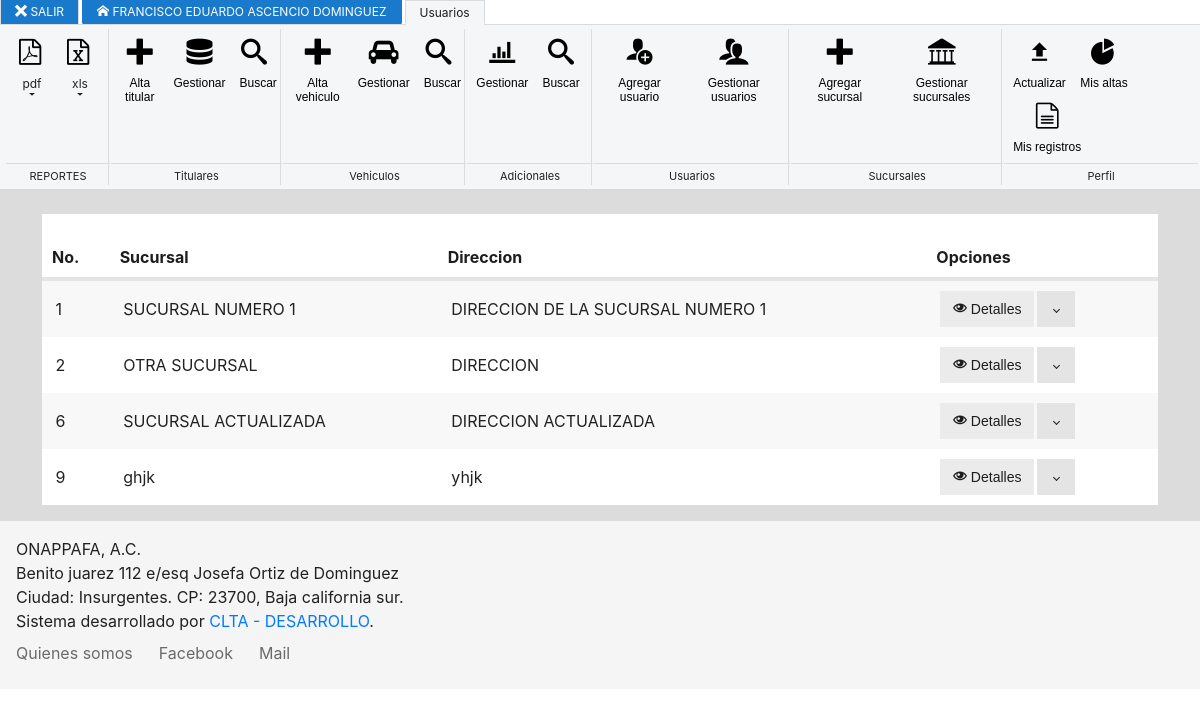
Page /gest_sucursales.php (signed in) on the earlier database version.
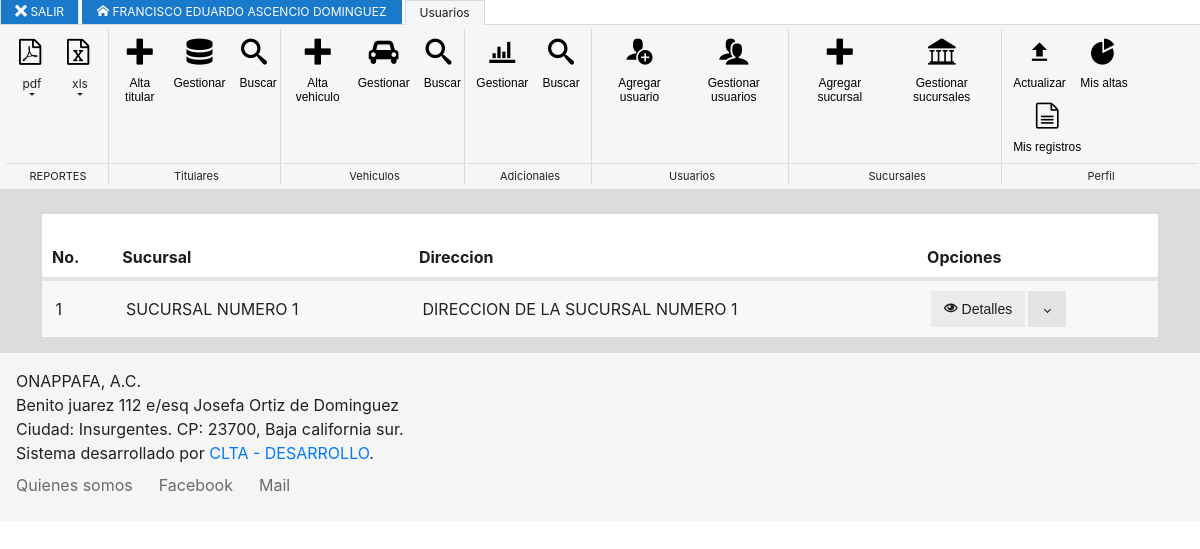
Same page on the later database version.
### tables this page shows
CREATE TABLE `sucursales` (
  `id` int(11) NOT NULL,
  `nombre` varchar(254) NOT NULL,
  `direccion` varchar(254) NOT NULL,
  `telefono` varchar(254) NOT NULL
);

### gest_sucursales.php (the view, shortened to what this page needs)
<? include 'func/header.php' ?>
<? require_once 'func/db.php' ?>
<br>
<div style="background-color: white;">
<br>
<table class="table striped">
    <thead>
    <tr>
        <th>No.</th>
        <th>Sucursal</th>
        <th>Direccion</th>
        <th>Opciones</th>
    </tr>
    </thead>
    <tbody>
    <?
    $conn = mysqli_connect($host,$user,$password,$db);
    $sql = "SELECT * FROM sucursales";
    $result = mysqli_query($conn,$sql);
    while($row = mysqli_fetch_array($result)){
    echo "
    <tr>
        <td>".$row[0]."</td>
        <td>".$row[1]."</td>
        <td>".$row[2]."</td>
        <td>".
        '<div class="split-button">
          <button class="button" onclick="Metro.dialog.open('."'#".$row[0]."'".')" ><span class="mif-eye"></span> Detalles</button>
          <button class="split dropdown-toggle"></button>
              <li><a onclick="Metro.dialog.open('."'#update".$row[0]."'".')"><span class="mif-pencil"></span> Editar</a></li>
              <li><a onclick="Metro.dialog.open('."'#delete".$row[0]."'".')"><span class="mif-bin"></span> Eliminar</a></li>
      </div>
      '."</td>
      <div class='dialog' data-role='dialog' id=".'delete'.$row[0].">
          <div class='dialog-title'>".'SUCURSAL: '."
          ".$row[1]."</div>
              <input  type='text' name='id' id='id' value=".'"'.$row[0].'"'." hidden>
      </div>
      <div class='dialog' data-role='dialog' id=".'update'.$row[0].">
            <div class='dialog-title'>".'USUARIO: '."
            ".$row[1]."</div>
                <input  type='text' name='id' id='id' value=".'"'.$row[0].'"'." hidden>
                <input  value=".'"'.$row[1].'"'." id=name name=name type=text  data-prepend=".'Nombre: '." placeholder=".'"Esciba nombre de sucursal"'." autofocus>
                <input  value=".'"'.$row[2].'"'." id=direccion name=direccion type=text  data-prepend=".'Direccion: '." placeholder=".'"Direccion sucursal"'." >
                <input  value=".'"'.$row[3].'"'." id=telefono name=telefono type=text  data-prepend=".'Telefono: '." placeholder=".'"Telfono de sucursal"'." >
        </div>
        <div class='dialog' data-role='dialog' id=".$row[0].">
            <div class='dialog-title'>".'SUCURSAL: '."
            ".$row[1]."</div>
                ID: ".$row[0]."
                <br>NOMBRE: ".$row[1]."
                <br>DIRECCION: ".$row[2]."
                <br>TELEFONO: ".$row[3]."
        </div>
      </tr>";
    }
    ?>
    </tbody>
</table>
</div>
<?php include 'func/footer.php' ?>

### func/header.php (shortened to what this page needs)
<!DOCTYPE html>
<html lang="en">
<head>
    <link href="metro/css/metro-all.css" rel="stylesheet">
    <link href="metro/style.css" rel="stylesheet">
</head>
<body>
<nav data-role="ribbonmenu">
  <ul class="tabs-holder">
      <li class="static"><a href="func/logout.php"><span class="mif-cross"></span> SALIR</a></li>
      <li class="static"><a href="manager.php"><span class="mif-home"></span> <? echo $_SESSION['usuario_name']; ?></a></li>
      <li><a href="#section-usuarios">Usuarios</a></li>
  </ul>
  <div class="content-holder">
      <div class="section" id="section-usuarios">
        <? if ($_SESSION['gen_reports'] != 0)
        {?>
        <div class="group">
          <div class="ribbon-split-button">
              <button class="ribbon-main">
                  <span class="icon ribbon-main">
                      <span class="mif-file-pdf"></span>
                  </span>
              </button>
              <span class="ribbon-split dropdown-toggle">pdf</span>
            </div>
            <div class="ribbon-split-button">
              <button class="ribbon-main">
                  <span class="icon ribbon-main">
                      <span class="mif-file-excel"></span>
                  </span>
              </button>
              <span class="ribbon-split dropdown-toggle">xls</span>
            </div>
            <span class="title">REPORTES</span>
        </div>
        <?}?>
        <div class="group">
            <? if ($_SESSION['add_titular'] != 0)
            {?>
            <a href="add_titular.php">
            <button class="ribbon-button">
                    <span class="icon">
                        <span class="mif-plus"></span>
                    </span>
                <span class="caption">Alta titular</span>
            </button></a>
            <?}?>
            <a href="gest_titulares.php?pagina=1">
            <button class="ribbon-button">
                    <span class="icon">
                        <span class="mif-database"></span>
                    </span>
                <span class="caption">Gestionar</span>
            </button>
            </a>
            <button onclick="search_titular()" class="ribbon-button">
                    <span class="icon">
                        <span class="mif-search"></span>
                    </span>
                <span class="caption">Buscar</span>
            </button>
            <span class="title">Titulares</span>
        </div>
        <div class="group">
            <? if ($_SESSION['add_vehicle'] != 0)
            {?>
            <a href="select_titular_addvehicle.php?pagina=1">
            <button class="ribbon-button">
                    <span class="icon">
                        <span class="mif-plus"></span>
                    </span>
                <span class="caption">Alta vehiculo</span>
            </button></a>
            <?}?>
            <a href="gest_vehicles.php?pagina=1">
            <button class="ribbon-button">
                    <span class="icon">
                        <span class="mif-automobile"></span>
                    </span>
                <span class="caption">Gestionar</span>
            </button>
            </a>
            <button onclick="search_vehiculos()" class="ribbon-button">
                    <span class="icon">
                        <span class="mif-search"></span>
                    </span>
                <span class="caption">Buscar</span>
            </button>
            <span class="title">Vehiculos</span>
        </div>
        <div class="group">
            <a href="gest_adicionales.php?pagina=1">
            <button class="ribbon-button">
                    <span class="icon">
                        <span class="mif-chart-bars"></span>
                    </span>
                <span class="caption">Gestionar</span>
            </button></a>
            <button onclick="search_adicionales()" class="ribbon-button">
                    <span class="icon">
                        <span class="mif-search"></span>
                    </span>
                <span class="caption">Buscar</span>
            </button>
            <span class="title">Adicionales</span>
        </div>
        <? if ($_SESSION['crud_users'] != 0){?>
        <div class="group">
            <a href="add_users.php">
            <button class="ribbon-button">
                    <span class="icon">
                        <span class="mif-user-plus"></span>
                    </span>
                <span class="caption">Agregar usuario</span>
            </button>
            </a>
            <a href="gest_users.php">
            <button class="ribbon-button">
                    <span class="icon">
                        <span class="mif-users"></span>
                    </span>
                <span class="caption">Gestionar usuarios</span>
            </button>
            </a>
            <span class="title">Usuarios</span>
        </div>
        <?}?>
        <? if ($_SESSION['gest_sucursales'] != 0){?>
        <div class="group">
            <button onclick="add_suc()" class="ribbon-button">
                    <span class="icon">
                        <span class="mif-plus"></span>
                    </span>
                <span class="caption">Agregar sucursal</span>
            </button>
            <a href="gest_sucursales.php">
            <button class="ribbon-button">
                    <span class="icon">
                        <span class="mif-library"></span>
                    </span>
                <span class="caption">Gestionar sucursales</span>
            </button>
            </a>
            <span class="title">Sucursales</span>
        </div>
        <?}?>
        <div class="group">
             <div data-role="buttonsGroup" data-cls-active="active">
                 <button onclick="update_profile()" class="ribbon-button">
                     <span class="icon">
                         <span class="mif-file-upload"></span>
                     </span>
                     <span class="caption">Actualizar</span>
                 </button>
                 <a href="my_highs.php?pagina=1">
                 <button class="ribbon-button">
                     <span class="icon">
                         <span class="mif-chart-pie"></span>
                     </span>
                     <span class="caption">Mis altas</span>
                 </button>
                </a>
                 <a href="my_logs.php?pagina=1">
                 <button class="ribbon-button">
                     <span class="icon">
                         <span class="mif-file-text"></span>
                     </span>
                     <span class="caption">Mis registros</span>
                 </button>
                 </a>
             </div>
             <span class="title">Perfil</span>
           </div>
        </div>
      </div>
</nav>
<div  style="background-color: #dcdcdc; width:100%;">
<div class="container">

### func/footer.php (shortened to what this page needs)
  </div>
  <footer class="container-fluid bg-grayWhite p-4">
    <div class="row">
        <div class="cell-md-6">
            <p>
              <span class="no-wrap">ONAPPAFA, A.C.</span>
                <br />
                <span class="no-wrap">Benito juarez 112 e/esq Josefa Ortiz de Dominguez</span><br>
                <span class="no-wrap">Ciudad: Insurgentes. CP: 23700, Baja california sur.</span><br>
                <span class="no-wrap">Sistema desarrollado por <a target="_blank" href="http://www.cyberchoapas.com"> CLTA - DESARROLLO</a>.</span>
            </p>
            <ul class="inline-list h-menu no-hover bg-grayWhite" style="margin-left: -.5rem">
                <li><a target="_blank" href="#">Quienes somos</a></li>
                <li><a target="_blank" href="#">Facebook</a></li>
                <li><a target="_blank" href="#">Mail</a></li>
            </ul>
        </div>
        <div class="cell-md-6">
        </div>
    </div>
</footer>
</div>
</body>
</html>

Differences in the rows shown:
removed sucursales: id "2", nombre "OTRA SUCURSAL", direccion "DIRECCION"
removed sucursales: id "6", nombre "SUCURSAL ACTUALIZADA", direccion "DIRECCION ACTUALIZADA"
removed sucursales: id "9", nombre "ghjk", direccion "yhjk"
